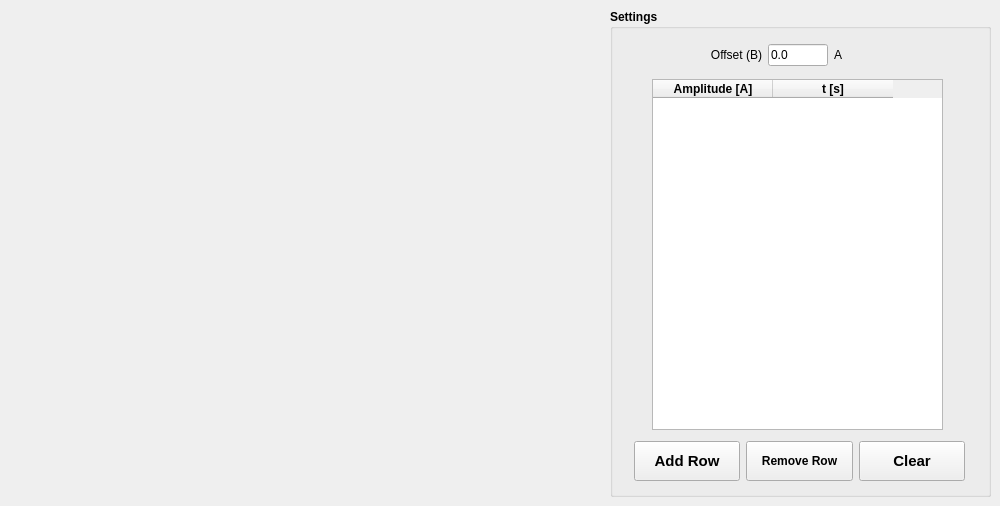
            <widget class="QWidget" name="tab_2">
             <attribute name="title">
              <string>Trapezoidal</string>
             </attribute>
             <widget class="QGroupBox" name="groupBox_21">
              <property name="geometry">
               <rect>
                <x>610</x>
                <y>9</y>
                <width>381</width>
                <height>488</height>
               </rect>
              </property>
              <property name="font">
               <font>
                <weight>75</weight>
                <bold>true</bold>
               </font>
              </property>
              <property name="title">
               <string>Settings</string>
              </property>
              <widget class="QTableWidget" name="tbl_trapezoidal">
               <property name="geometry">
                <rect>
                 <x>42</x>
                 <y>70</y>
                 <width>291</width>
                 <height>351</height>
                </rect>
               </property>
               <attribute name="horizontalHeaderMinimumSectionSize">
                <number>100</number>
               </attribute>
               <attribute name="horizontalHeaderDefaultSectionSize">
                <number>120</number>
               </attribute>
               <column>
                <property name="text">
                 <string>Amplitude [A]</string>
                </property>
               </column>
               <column>
                <property name="text">
                 <string>t [s]</string>
                </property>
               </column>
              </widget>
              <widget class="QWidget" name="layoutWidget">
               <property name="geometry">
                <rect>
                 <x>100</x>
                 <y>32</y>
                 <width>158</width>
                 <height>28</height>
                </rect>
               </property>
               <layout class="QHBoxLayout" name="horizontalLayout_8">
                <item>
                 <widget class="QLabel" name="label_127">
                  <property name="font">
                   <font>
                    <weight>50</weight>
                    <bold>false</bold>
                   </font>
                  </property>
                  <property name="text">
                   <string>Offset (B)</string>
                  </property>
                  <property name="alignment">
                   <set>Qt::AlignRight|Qt::AlignTrailing|Qt::AlignVCenter</set>
                  </property>
                 </widget>
                </item>
                <item>
                 <widget class="QLineEdit" name="le_trapezoidal_offset">
                  <property name="minimumSize">
                   <size>
                    <width>60</width>
                    <height>0</height>
                   </size>
                  </property>
                  <property name="maximumSize">
                   <size>
                    <width>50</width>
                    <height>16777215</height>
                   </size>
                  </property>
                  <property name="font">
                   <font>
                    <weight>50</weight>
                    <bold>false</bold>
                   </font>
                  </property>
                  <property name="text">
                   <string>0.0</string>
                  </property>
                 </widget>
                </item>
                <item>
                 <widget class="QLabel" name="label_128">
                  <property name="font">
                   <font>
                    <weight>50</weight>
                    <bold>false</bold>
                   </font>
                  </property>
                  <property name="text">
                   <string>A</string>
                  </property>
                 </widget>
                </item>
               </layout>
              </widget>
              <widget class="QWidget" name="layoutWidget">
               <property name="geometry">
                <rect>
                 <x>24</x>
                 <y>431</y>
                 <width>331</width>
                 <height>42</height>
                </rect>
               </property>
               <layout class="QHBoxLayout" name="horizontalLayout_9">
                <item>
                 <widget class="QPushButton" name="pb_add_row_2">
                  <property name="minimumSize">
                   <size>
                    <width>0</width>
                    <height>40</height>
                   </size>
                  </property>
                  <property name="font">
                   <font>
                    <pointsize>11</pointsize>
                   </font>
                  </property>
                  <property name="text">
                   <string>Add Row</string>
                  </property>
                  <property name="icon">
                   <iconset>
                    <normaloff>../../resources/img/plus.svg</normaloff>../../resources/img/plus.svg</iconset>
                  </property>
                  <property name="iconSize">
                   <size>
                    <width>24</width>
                    <height>24</height>
                   </size>
                  </property>
                 </widget>
                </item>
                <item>
                 <widget class="QPushButton" name="pb_remove_row_2">
                  <property name="minimumSize">
                   <size>
                    <width>0</width>
                    <height>40</height>
                   </size>
                  </property>
                  <property name="text">
                   <string>Remove Row</string>
                  </property>
                  <property name="icon">
                   <iconset>
                    <normaloff>../../resources/img/minus.svg</normaloff>../../resources/img/minus.svg</iconset>
                  </property>
                  <property name="iconSize">
                   <size>
                    <width>24</width>
                    <height>24</height>
                   </size>
                  </property>
                 </widget>
                </item>
                <item>
                 <widget class="QPushButton" name="pb_clear_table_2">
                  <property name="minimumSize">
                   <size>
                    <width>0</width>
                    <height>40</height>
                   </size>
                  </property>
                  <property name="font">
                   <font>
                    <pointsize>11</pointsize>
                   </font>
                  </property>
                  <property name="text">
                   <string>Clear</string>
                  </property>
                  <property name="icon">
                   <iconset>
                    <normaloff>../../resources/img/clear.svg</normaloff>../../resources/img/clear.svg</iconset>
                  </property>
                  <property name="iconSize">
                   <size>
                    <width>24</width>
                    <height>24</height>
                   </size>
                  </property>
                 </widget>
                </item>
               </layout>
              </widget>
             </widget>
             <widget class="QLabel" name="label_64">
              <property name="geometry">
               <rect>
                <x>9</x>
                <y>9</y>
                <width>591</width>
                <height>488</height>
               </rect>
              </property>
              <property name="text">
               <string/>
              </property>
              <property name="pixmap">
               <pixmap>../../resources/img/trapezoidal.png</pixmap>
              </property>
              <property name="scaledContents">
               <bool>true</bool>
              </property>
             </widget>
            </widget>
